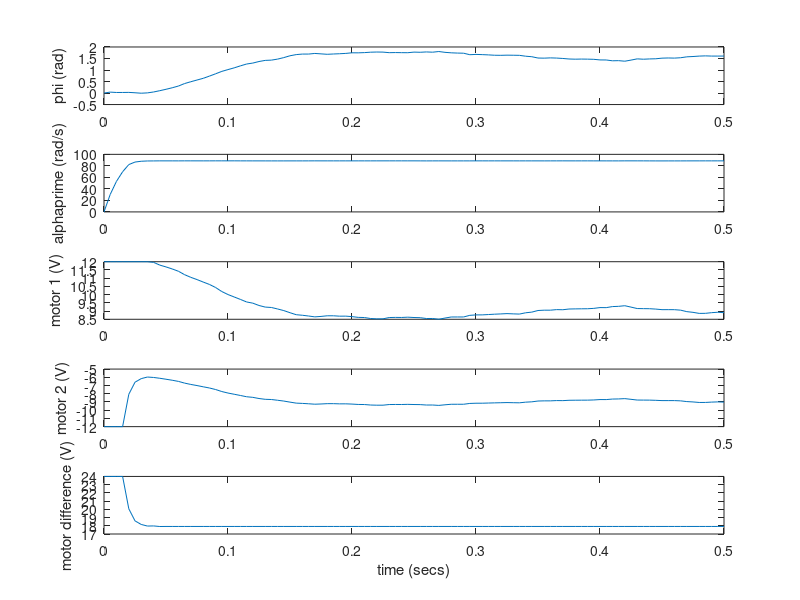

This chart was generated by the following MATLAB code:
%minicim motor params
free_current = 3;
free_spd_rpm = 5480;
free_spd = free_spd_rpm/60;
G = 12/60;
Jm = .005;
Jw = .002;
stall_torque = 1.4;
stall_current = 89;
R = 12/stall_current;
Kt = stall_torque/stall_current;
Kv = free_spd*2*pi/(12 - R*free_current);
dt = .005;

%State feedback matrices from mechanism model
A = [0 1 0 0; 0 -2*Kt/(Jm*Kv*G*G*R) 0 0; 0 0 0 1; 0 0 0 -2*Kt/(Jw*Kv*G*G*R)];

B = [0 0; Kt/(Jm*G*R) Kt/(Jm*G*R); 0 0; Kt/(Jw*G*R) -Kt/(Jw*G*R)];

C = [1 0 1 0; 1 0 -1 0]; %can only observe motors

% Kalman filter parameters
o_noise = pi/180;

p_noise = pi/180;

Q = eye(size(A))*p_noise; %process noise

R = eye(size(C,1))*o_noise; %observer noise


%Feed forward magic sauce
Vf = 12.0/(free_spd*G*2*pi);

A_d = expm(A*dt);
B_d = pinv(A)*(A_d - eye(size(A_d)))*B;
%[A_d, B_d] = c2d(A,B,dt);

%controller poles
K = place(A_d,B_d,[.9+.01i, .9-.01i, .6, .3]);

%initialize
x = [0;0;0;0];
y = C*x;
x_hat = x;
P = eye(size(A));

time = 0:dt:.5;
phi = zeros(1,length(time));
alphaprime = zeros(1,length(time));
v1 = zeros(1,length(time));
v2 = zeros(1,length(time));
state = zeros(4,length(time));
state_est = zeros(4,length(time));
sensor = zeros(2,length(time));

%simulate!
for t = 1:length(time)
    Rs = [pi/2;x_hat(2); x_hat(3); 28*pi]; 

    u = K*(Rs-x_hat) + [Vf*Rs(4); -Vf*Rs(4)];%error + velocity feed forward; error calculation uses estimate
    %don't exceed max voltage
    u(u>12) = 12;
    u(u<-12) = -12;
    
    %log states
    phi(t) = x(1);
    alphaprime(t) = x(4);
    v1(t) = u(1);
    v2(t) = u(2);
    state(:,t) = x;
    state_est(:,t) = x_hat;
    sensor(:,t) = y;
    
    %update system
    x = A_d*x + B_d*u + normrnd(0,p_noise,size(x));%simulate process noise
    y = C*x + normrnd(0,o_noise,size(y));%simualte observation noise
    
    %kalman filter prediction step
    P_ = A_d*P*A_d' + Q;
    x_hat_ = A_d*x_hat + B_d*u;
    
    %kalman filer update step
    Kk = P_*C'*inv(C*P_*C' + R);
    x_hat = x_hat_ + Kk*(y - C*x_hat_);
    P = P_ - Kk*C*P_;
    
end
%plot stuff
subplot(5,1,1)
plot(time, phi)
ylabel('phi (rad)')
hold on
subplot(5,1,2)
plot(time,alphaprime)
ylabel('alphaprime (rad/s)')
subplot(5,1,3)
plot(time, v1)
ylabel('motor 1 (V)')
subplot(5,1,4)
plot(time,v2)
ylabel('motor 2 (V)')
subplot(5,1,5)
plot(time,v1-v2)
ylabel('motor difference (V)')
xlabel('time (secs)')


